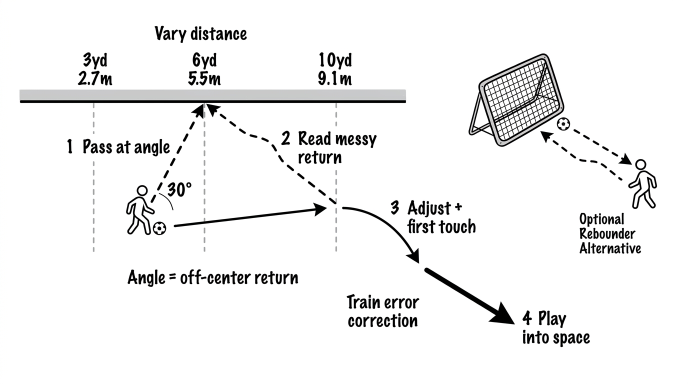
#> input picture accounts/science-athlete/posts/Soccer_training_diagram_202604271357.jpeg, 1376 x 768 px, found by its file name (shown at 1/2 size)
$ python process_images.py
#> lines starting #> are read from the running program, lines starting #| are printed output that depends on the picture
from PIL import Image, ImageDraw, ImageFont
import os

# Canvas settings - 3:4 carousel for science-athlete
WIDTH = 1080
HEIGHT = 1440
MARGIN = 140
CONTENT_WIDTH = WIDTH - (MARGIN * 2)

# Colors
BG_COLOR = "#FFFFFF"
TEXT_COLOR = "#000000"
SOURCE_COLOR = "#444444"

# Font paths
FONT_DIR = "C:/Windows/Fonts/"
FONT_BOLD = os.path.join(FONT_DIR, "arialbd.ttf")
FONT_REGULAR = os.path.join(FONT_DIR, "arial.ttf")

# Load fonts
try:
    font_header = ImageFont.truetype(FONT_BOLD, 44)
    font_title = ImageFont.truetype(FONT_BOLD, 64)
    font_body = ImageFont.truetype(FONT_REGULAR, 28)
    font_bold_body = ImageFont.truetype(FONT_BOLD, 28)
    font_source = ImageFont.truetype(FONT_REGULAR, 20)
except:
    font_header = ImageFont.load_default()
    font_title = ImageFont.load_default()
    font_body = ImageFont.load_default()
    font_bold_body = ImageFont.load_default()
    font_source = ImageFont.load_default()

def wrap_text(draw, text, font, max_width):
    """Wrap text to fit within max_width, respecting manual line breaks."""
    lines = []
    for paragraph in text.split('\n'):
        words = paragraph.split(' ')
        current_line = []
        for word in words:
            test_line = ' '.join(current_line + [word])
            bbox = draw.textbbox((0, 0), test_line, font=font)
            if bbox[2] - bbox[0] <= max_width:
                current_line.append(word)
            else:
                if current_line:
                    lines.append(' '.join(current_line))
                current_line = [word]
        if current_line:
            lines.append(' '.join(current_line))
    return lines

def draw_wrapped_text(draw, text, font, x, y, max_width, line_spacing=10, bold_phrases=None, color=TEXT_COLOR):
    """Draw wrapped text, optionally bolding specific phrases."""
    lines = wrap_text(draw, text, font, max_width)
    current_y = y
    for line in lines:
        if bold_phrases:
            words = line.split(' ')
            current_x = x
            for word in words:
                is_bold = any(bp.lower() in word.lower() for bp in bold_phrases)
                use_font = font_bold_body if is_bold else font
                word_with_space = word + ' '
                draw.text((current_x, current_y), word_with_space, fill=color, font=use_font)
                bbox = draw.textbbox((0, 0), word_with_space, font=use_font)
                current_x += bbox[2] - bbox[0]
        else:
            draw.text((x, current_y), line, fill=color, font=font)
        bbox = draw.textbbox((0, 0), "Ag", font=font)
        current_y += (bbox[3] - bbox[1]) + line_spacing
    return current_y

def create_slide():
    img = Image.new('RGB', (WIDTH, HEIGHT), BG_COLOR)
#> img: PIL image 1080x1440 RGB; every value is 255
    draw = ImageDraw.Draw(img)

    y = 60

    # === HEADER ===
    header_text = "what to avoid:"
    draw.text((MARGIN, y), header_text, fill=TEXT_COLOR, font=font_header)
    bbox = draw.textbbox((MARGIN, y), header_text, font=font_header)
#> bbox = (140, 68, 455, 101)
    y = bbox[3] + 12
#> y = 113

    # === TITLE ===
    title_text = "static wall passes"
    draw.text((MARGIN, y), title_text, fill=TEXT_COLOR, font=font_title)
    bbox = draw.textbbox((MARGIN, y), title_text, font=font_title)
#> bbox = (140, 124, 703, 186)
    y = bbox[3] + 24
#> y = 210

    # === BODY ===
    body_text = ("the wall is the most common solo training tool. it is also the most misleading. "
                 "the wall gives you a perfect bounce. same angle. same speed. same height. "
                 "your brain learns one return pattern. in games, passes arrive with backspin, "
                 "from odd angles, after a deflection. your first touch fails not because your "
                 "technique is bad, but because your afferent feedback [the sensory information "
                 "your brain uses to prepare a movement] is expecting the wrong ball. your foot "
                 "prepares for the perfect bounce. the messy bounce wins.")

    bold_phrases = ["expecting the wrong ball", "afferent feedback"]
    y = draw_wrapped_text(draw, body_text, font_body, MARGIN, y, CONTENT_WIDTH,
                          line_spacing=8, bold_phrases=bold_phrases)
#> the loop in draw_wrapped_text, `for line in lines:` made 10 passes
#> current_y on passes 1 to 10: 244, 278, 312, 346, 380, 414, 448, 482, 516, 550
#> after the loop in draw_wrapped_text, `for line in lines:`: current_y = 550
#> y = 550
    y += 24
#> y = 574

    # === IMAGE ===
    image_path = "C:/Users/samue/Downloads/Slideshow Test/accounts/science-athlete/posts/Soccer_training_diagram_202604271357.jpeg"
    if os.path.exists(image_path):
        diagram = Image.open(image_path)
#> diagram is the input picture: PIL image 1376x768 RGB; mean R, G, B 241.4, 241.4, 241.4
        # Target width is content width, height max 340
        target_width = CONTENT_WIDTH
        ratio = target_width / diagram.width
#> ratio = 0.581
        target_height = int(diagram.height * ratio)
#> target_height = 446
        if target_height > 340:
            target_height = 340
            ratio = target_height / diagram.height
#> ratio = 0.443
            target_width = int(diagram.width * ratio)
#> target_width = 609

        diagram = diagram.resize((target_width, target_height), Image.LANCZOS)
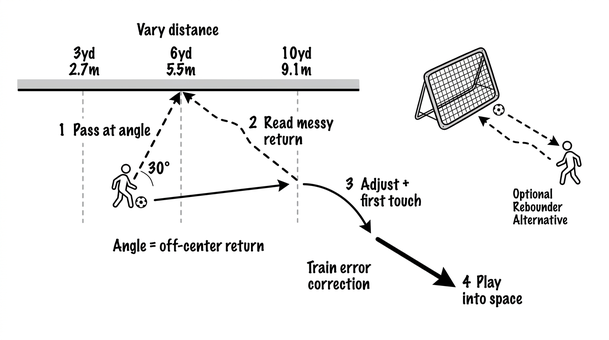
#> diagram: PIL image 609x340 RGB; mean R, G, B 241.3, 241.3, 241.3
        img_x = (WIDTH - diagram.width) // 2
#> img_x = 235
        img_y = y
#> img_y = 574
        img.paste(diagram, (img_x, img_y))
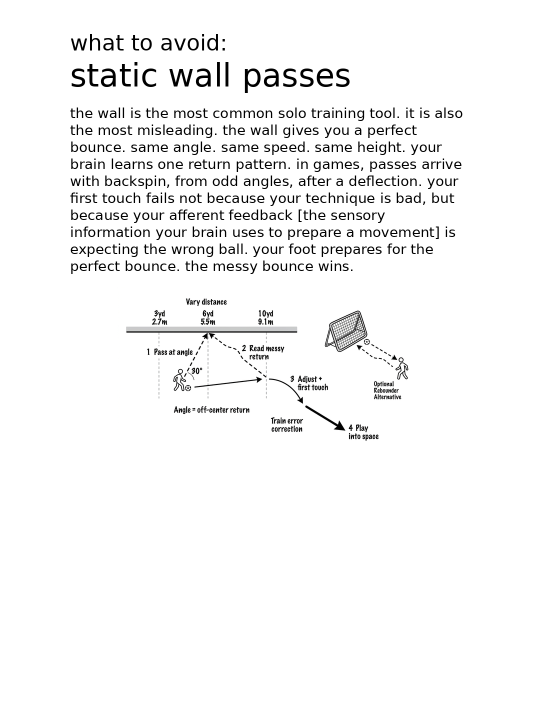
#> img: PIL image 1080x1440 RGB (shown at 1/2 size); mean R, G, B 245.5, 245.5, 245.5
        y = img_y + diagram.height + 24
#> y = 938
    else:
        print(f"Warning: Image not found at {image_path}")
        y += 180

    # === THE FIX ===
    fix_header = "the fix:"
    draw.text((MARGIN, y), fix_header, fill=TEXT_COLOR, font=font_bold_body)
    bbox = draw.textbbox((MARGIN, y), fix_header, font=font_bold_body)
#> bbox = (140, 943, 239, 964)
    y = bbox[3] + 6
#> y = 970

    fix_text = ("break the pattern yourself. vary the distance from three yards to ten yards "
                "in the same session. kick the ball at an angle so it returns off-center. or train "
                "on uneven ground so the bounce is unpredictable. you are not practicing the pass. "
                "you are practicing error correction [adjusting your movement plan based on unexpected "
                "sensory input]. this is the actual skill. a rebounder net with uneven tension works "
                "even better. it sends the ball back at random heights and speeds.")

    bold_phrases = ["error correction"]
    y = draw_wrapped_text(draw, fix_text, font_body, MARGIN, y, CONTENT_WIDTH,
                          line_spacing=8, bold_phrases=bold_phrases)
#> the loop in draw_wrapped_text (call 2), `for line in lines:` made 9 passes
#> current_y on passes 1 to 9: 1004, 1038, 1072, 1106, 1140, 1174, 1208, 1242, 1276
#> y = 1276
    y += 18
#> y = 1294

    # === PROGRESSION ===
    prog_header = "progression:"
    draw.text((MARGIN, y), prog_header, fill=TEXT_COLOR, font=font_bold_body)
    bbox = draw.textbbox((MARGIN, y), prog_header, font=font_bold_body)
#> bbox = (140, 1299, 313, 1326)
    y = bbox[3] + 6
#> y = 1332

    prog_text = ("force one-touch returns on the bad bounces only. if the ball comes back clean, "
                 "take two touches. if it comes back messy, one touch into space. this trains "
                 "rapid recalculation under uncertainty.")

    bold_phrases = ["rapid recalculation"]
    y = draw_wrapped_text(draw, prog_text, font_body, MARGIN, y, CONTENT_WIDTH,
                          line_spacing=8, bold_phrases=bold_phrases)
#> y = 1468
    y += 18
#> y = 1486

    # === SOURCE ===
    source_text = "scientific source: experimental brain research - sensorimotor adaptation in human motor control."
    draw.text((MARGIN, y), source_text, fill=SOURCE_COLOR, font=font_source)

    # Save
    output_dir = "C:/Users/samue/Downloads/Slideshow Test/accounts/science-athlete/posts/test-slide3"
    os.makedirs(output_dir, exist_ok=True)
    output_path = os.path.join(output_dir, "slide_3.png")
    img.save(output_path, "PNG")
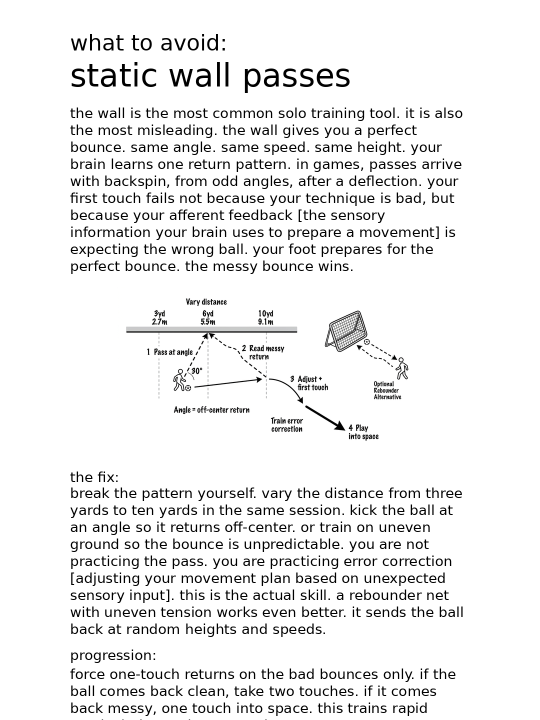
#> saved as slide_3.png: PIL image 1080x1440 RGB (shown at 1/2 size); mean R, G, B 238, 238, 238
    print(f"Saved: {output_path}")
    return output_path

if __name__ == "__main__":
    create_slide()
